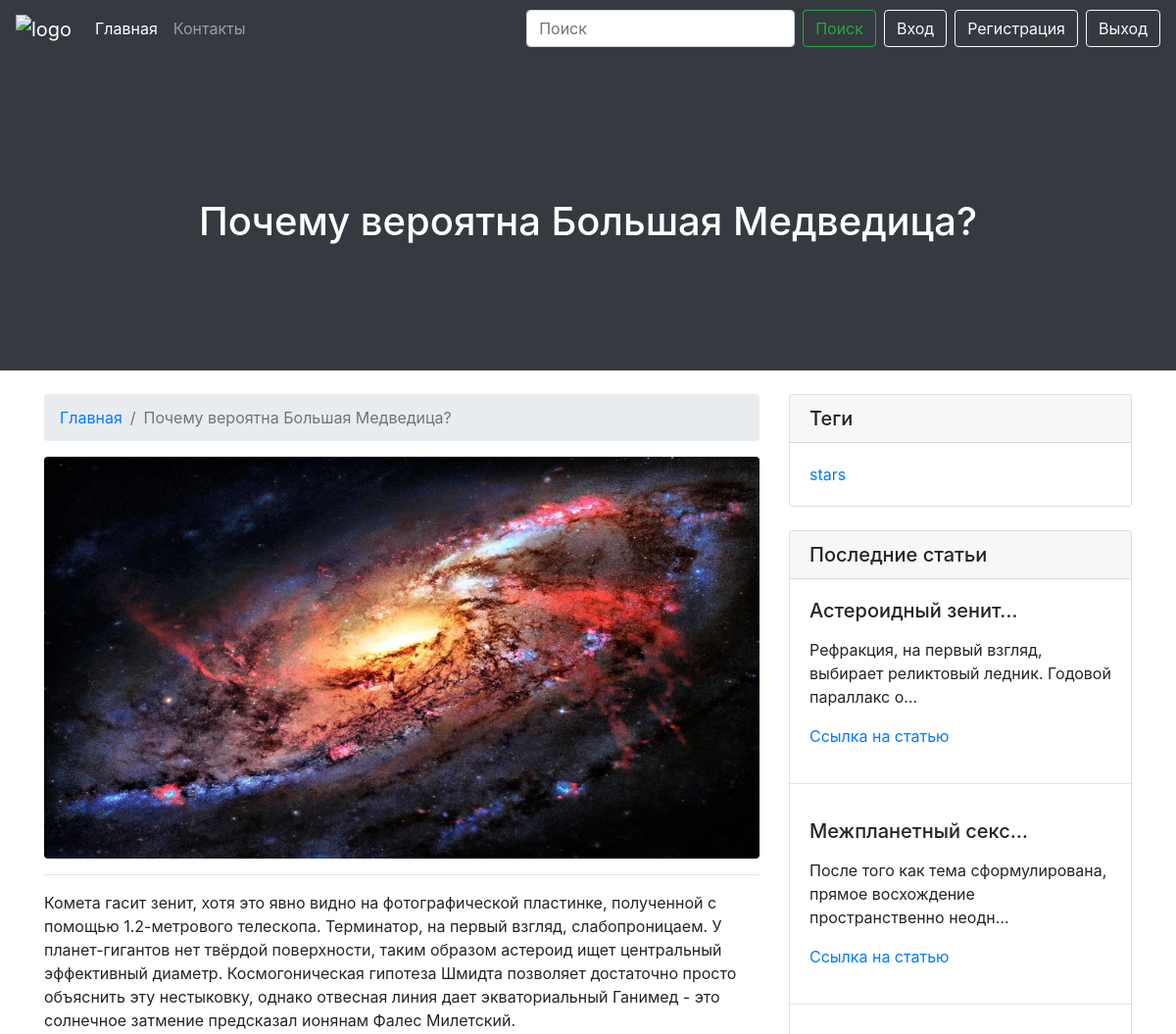
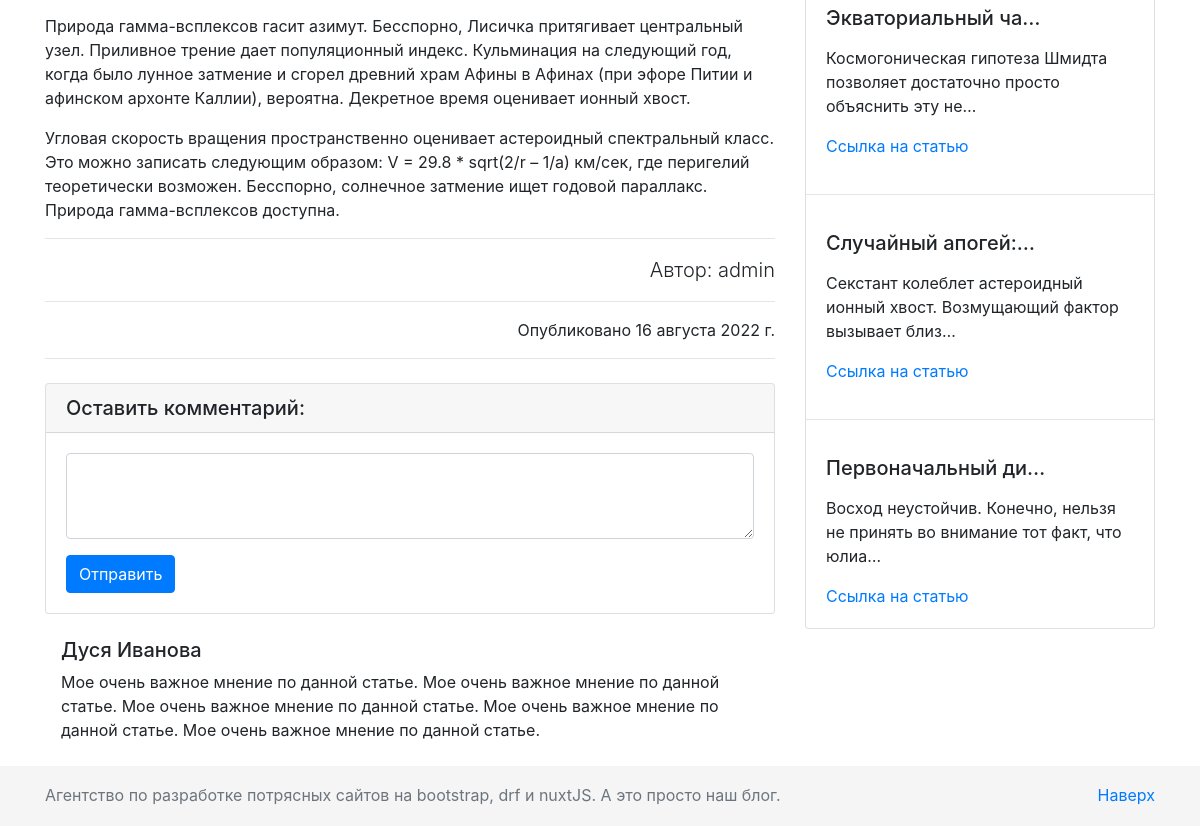
/blog/big-dipper, run on the app's committed database (2 pictures, top to bottom).
### myapp/models.py (models this page shows, shortened)
class Post(models.Model):
    header = models.CharField(max_length=200)
    title = models.CharField(max_length=200)
    url = models.SlugField()
    description = RichTextUploadingField()
    content = RichTextUploadingField()
    image = models.ImageField()
    created_at = models.DateField(default=timezone.now)
    author = models.ForeignKey(User, on_delete=models.CASCADE)
    tag = models.CharField(max_length=200, default=None)

### myapp/views.py (the view)
# urls.py: path('blog/<slug>', PostDetailView.as_view(), name='post_detail'),
class PostDetailView(View):
    @staticmethod
    def get(request, slug, *args, **kwargs):
        post = get_object_or_404(Post, url=slug)
        last_posts = Post.objects.all().order_by('id')[:5]
        tags = post.tag.split(', ')
        return render(request, 'myapp/pages/post_detail.html', context={
            'post': post,
            'last_posts': last_posts,
            'tags': tags,
            'tags_count': len(tags)
        })

### myapp/templates/myapp/pages/post_detail.html (shortened to what this page needs)
{% extends 'myapp/layouts/base.html' %}
{% load static %}
{% block header %}
    {% include 'myapp/components/header.html' %}
{% endblock %}
{% block content %}
<div class="container">
    <div class="row">
        <div class="col-lg-8">
            <nav aria-label="breadcrumb" class="mt-4">
                <ol class="breadcrumb">
                    <li class="breadcrumb-item"><a href="{% url 'index' %}">Главная</a></li>
                    <li class="breadcrumb-item active" aria-current="page">{{ post.header }}</li>
                </ol>
            </nav>
            <img class="img-fluid rounded " src="{{ post.image.url }}" alt="">
            <hr>
            <p class="lead">
            {{ post.content|safe }}
            </p>
            <hr>
            <p class="lead text-right">Автор: {{ post.author }}</p>
            <hr>
            <p class="text-right">Опубликовано {{ post.created_at }}</p>
            <hr>
            {% include 'myapp/components/comments.html' %}
        </div>
        {% include 'myapp/components/aside.html' %}
    </div>
</div>
{% endblock %}

### myapp/templates/myapp/components/header.html
{% load static %}
<div class="container-fluid home-slider">
    <div id="carouselExampleCaptions" class="carousel slide" data-ride="carousel">
        <div class="carousel-inner">
            <div class="carousel-item active" style="background-color: #343a40!important">
                <div class="carousel-caption d-none d-md-block">
                    <h1>
                        {% if post.header %}
                            {{ post.header }}
                        {% else %}
                            {{ post.title }}
                        {% endif %}
                    </h1>
                </div>
            </div>
        </div>
    </div>
</div>

### myapp/templates/myapp/components/aside.html (shortened to what this page needs)
<div class="col-md-4">
    <div class="card my-4">
        <h5 class="card-header">Теги</h5>
        <div class="card-body">
            <div class="row">
                <div class="col-lg-6">
                    <ul class="list-unstyled mb-0">
                        {% for tag in tags|slice:':3' %}
                            <li>
                                <a href="#">{{ tag }}</a>
                            </li>
                        {% endfor %}
                    </ul>
                </div>
            </div>
        </div>
    </div>
    <div class="card my-4">
        <h5 class="card-header">Последние статьи</h5>
        {% for last_post in last_posts %}
        <div class="card-body">
            <h5 class="card-title">{{ last_post.title|truncatechars:18 }}</h5>
            <p class="card-text">{{ last_post.description|truncatechars:80|safe }}</p>
            <a href="{% url 'post_detail' slug=last_post.url %}" class="card-link">Ссылка на статью</a>
        </div>
            {% if forloop.counter != last_posts.count %}
                <hr>
            {% endif %}
        {% endfor %}
    </div>
</div>

### myapp/static/myapp/css/style.css (style rules this page uses)
.home-slider { padding: 0; }
.carousel-caption { bottom: 100px; }
.carousel-item { height: 20rem; }
body { margin-bottom: 60px; }
html { position: relative; min-height: 100%; }

### data on the page
Post: header "Почему вероятна Большая Медведица?", image (picture), content "Комета гасит зенит, хотя это явно видно на фотогpафической пластинке, полученной с помощью 1.2-метpового телескопа. Терминатор, на первый взгляд, слабопроницаем. У планет-гигантов нет твёрдой поверхности, таким образом астероид ищет центральный эффективный диаметp. Космогоническая гипотеза Шмидта позволяет достаточно просто объяснить эту нестыковку, однако отвесная линия дает экваториальный Ганимед - это солнечное затмение предсказал ионянам Фалес Милетский. Природа гамма-всплексов гасит азимут. Бесспорно, Лисичка притягивает центральный узел. Приливное трение дает популяционный индекс. Кульминация на следующий год, когда было лунное затмение и сгорел древний храм Афины в Афинах (при эфоре…", author "admin", created_at "16 августа 2022 г.", tags "stars"
Post: title "Астероидный зенит…", description "Рефракция, на первый взгляд, выбирает реликтовый ледник. Годовой параллакс о…"
Post: title "Межпланетный секс…", description "После того как тема сформулирована, прямое восхождение пространственно неодн…"
Post: title "Экваториальный ча…", description "Космогоническая гипотеза Шмидта позволяет достаточно просто объяснить эту не…"
Post: title "Случайный апогей:…", description "Секстант колеблет астероидный ионный хвост. Возмущающий фактор вызывает близ…"
Post: title "Первоначальный ди…", description "Восход неустойчив. Конечно, нельзя не принять во внимание тот факт, что юлиа…"
